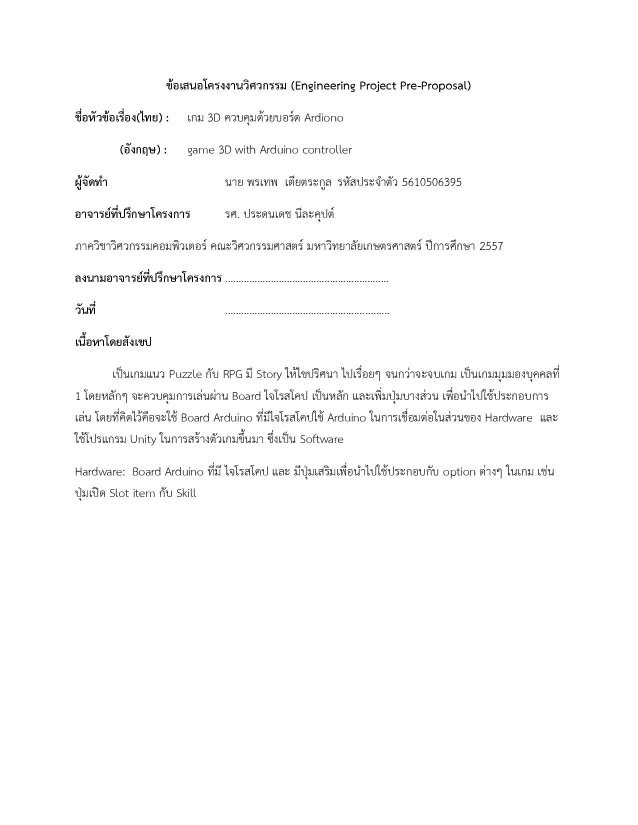
#> input picture 2ndrefactor/test1.jpg, 1275 x 1650 px (shown at 1/2 size); its folder holds only this picture in this run
$ python -i projectMethod.py   (imports and definitions only)
#> lines starting #> are read from the running program, lines starting #| are printed output that depends on the picture; after the words box and inside, x2 and y2 are one past the last pixel; in counts of white or black regions, pixels touching at a corner belong together
#> further down, picture is the input picture: shape (1650, 1275, 3); min 0, max 255, mean 250.9
import numpy as np
import cv2
import matplotlib.pyplot as plt
import argparse
import os
import shutil

def imreadUnicode(imgDirectory): #reads image with unicode chars
    readimg = cv2.imdecode(np.fromfile(u'{}'.format(imgDirectory), np.uint8), cv2.IMREAD_UNCHANGED)
    return readimg

def imreadUnicodeGray(imgDirectory): #reads image with unicode chars
    readimg = cv2.imdecode(np.fromfile(u'{}'.format(imgDirectory), np.uint8), cv2.IMREAD_GRAYSCALE)
    return readimg

def imwriteUnicode(img,imgDir,imgName): #writes image to a file with unicode char name
    cv2.imwrite('{}/tempimg.png'.format(imgDir), img)
    os.rename(r'{}/tempimg.png'.format(imgDir),r'{}/{}.png'.format(imgDir,imgName))

def color_cut(img):
    kernel = np.ones((2,2),np.uint8)
    # Convert BGR to HSV
    hsv = cv2.cvtColor(img, cv2.COLOR_BGR2HSV)
#> hsv: shape (1650, 1275, 3); mean H, S, V 0, 0, 250.9
    # define range of black color in HSV
    lower_val = np.array([0,0,0])
    upper_val = np.array([179,100,130])

    # Threshold the HSV image to get only black colors
    mask = cv2.inRange(hsv, lower_val, upper_val)
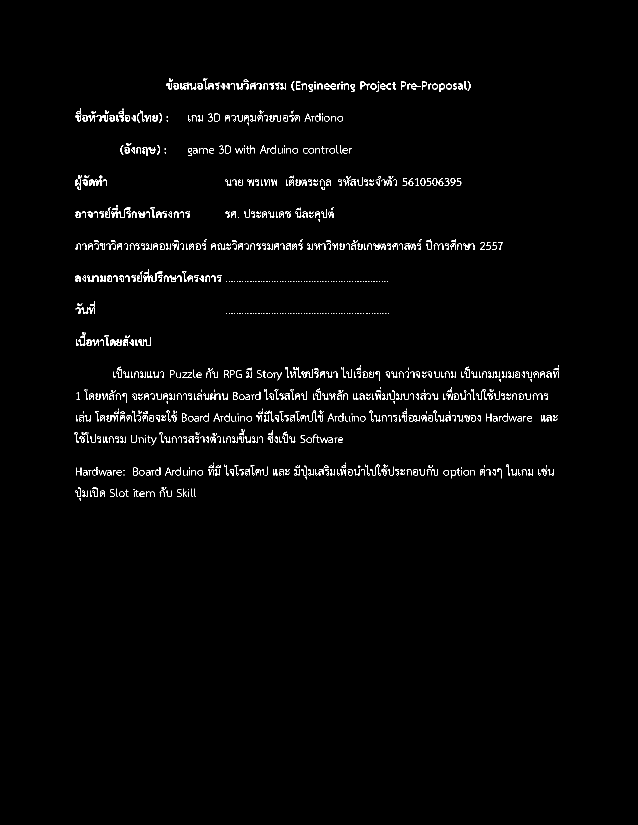
#> mask: shape (1650, 1275) (shown at 1/2 size); 1.6% white in thin lines or dots, all inside (x1, y1, x2, y2) = (149, 157, 1117, 1002)

    # Bitwise-AND mask and original image
    res = cv2.bitwise_and(img,img, mask= mask)
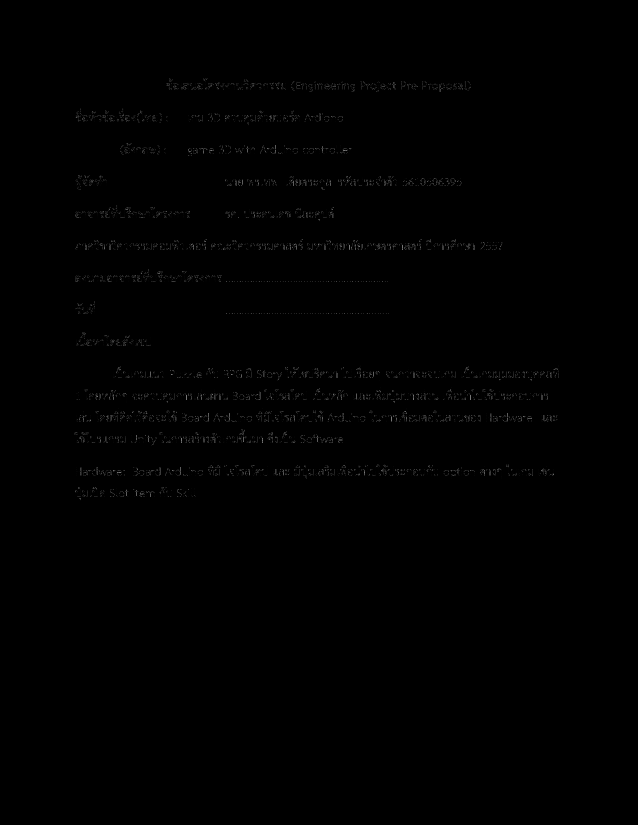
#> res: shape (1650, 1275, 3) (shown at 1/2 size); min 0, max 130, mean 0.7
    # invert the mask to get black letters on white background
    res2 = cv2.bitwise_not(mask)
    '''
    # display image
    cv2.imshow("img", res)
    cv2.imshow("img2", res2)
    cv2.waitKey(0)
    cv2.destroyAllWindows()
    '''
    return res2

# [432 lines left out: functions image_deskew, preprocess, normalize, normalize_byresize, comparison, comparison_split4x4 and 5 more, not called in this run]

>>> import cv2
>>> picture = cv2.imread('../2ndrefactor/test1.jpg')
>>> result = color_cut(picture)

$ run again, on 2ndrefactor/testimagewithother.jpg
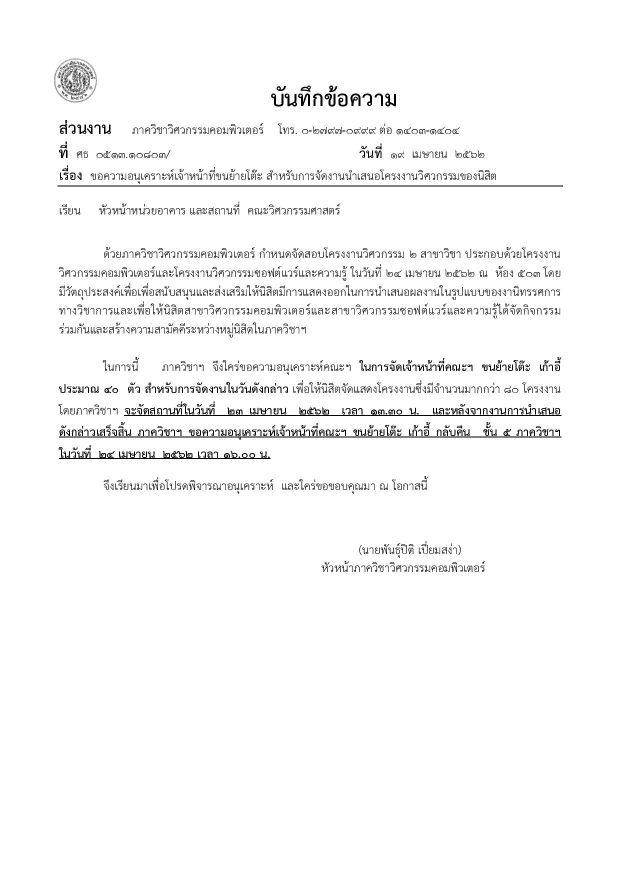
#> input picture 2ndrefactor/testimagewithother.jpg, 1240 x 1754 px (shown at 1/2 size)
#> picture is the input picture: shape (1754, 1240, 3); min 0, max 255, mean 247.8
#> hsv: shape (1754, 1240, 3); mean H, S, V 0, 0, 247.8
#> in color_cut, `mask = cv2.inRange(hsv, lower_val, upper_val)`:
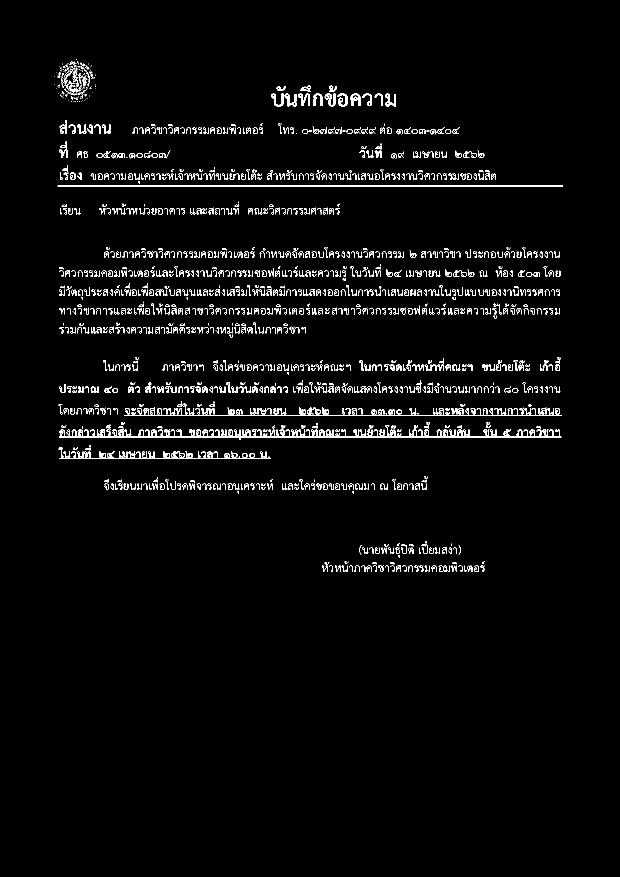
#> mask: shape (1754, 1240) (shown at 1/2 size); 2.8% white in thin lines or dots, all inside (x1, y1, x2, y2) = (109, 118, 1126, 1144)
#> in color_cut, `res = cv2.bitwise_and(img,img, mask= mask)`:
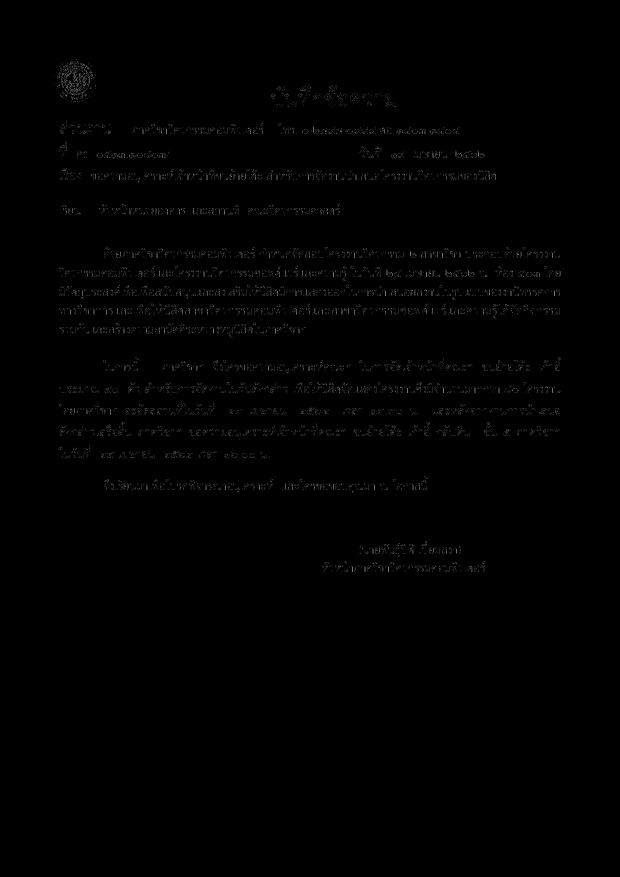
#> res: shape (1754, 1240, 3) (shown at 1/2 size); min 0, max 130, mean 1.1
